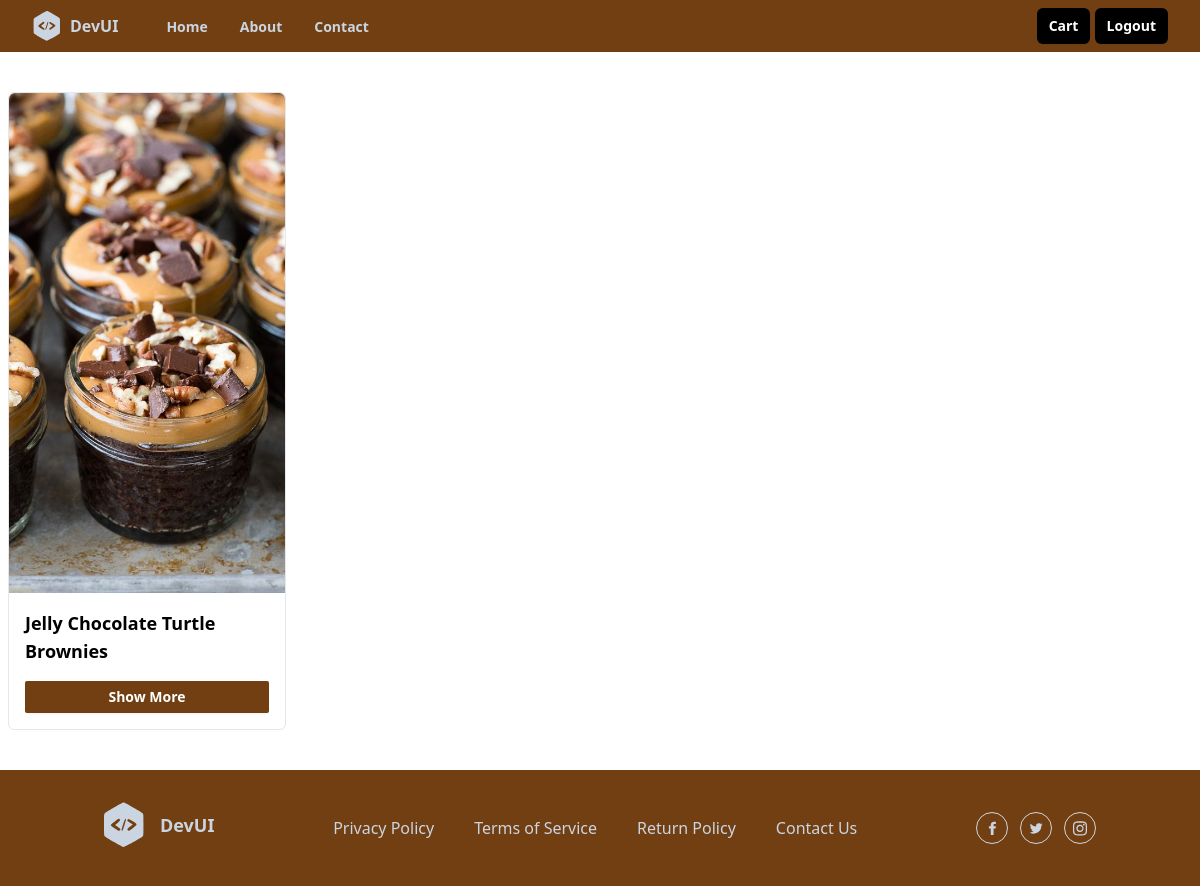
Page /cake/1/list/ on the earlier database version.
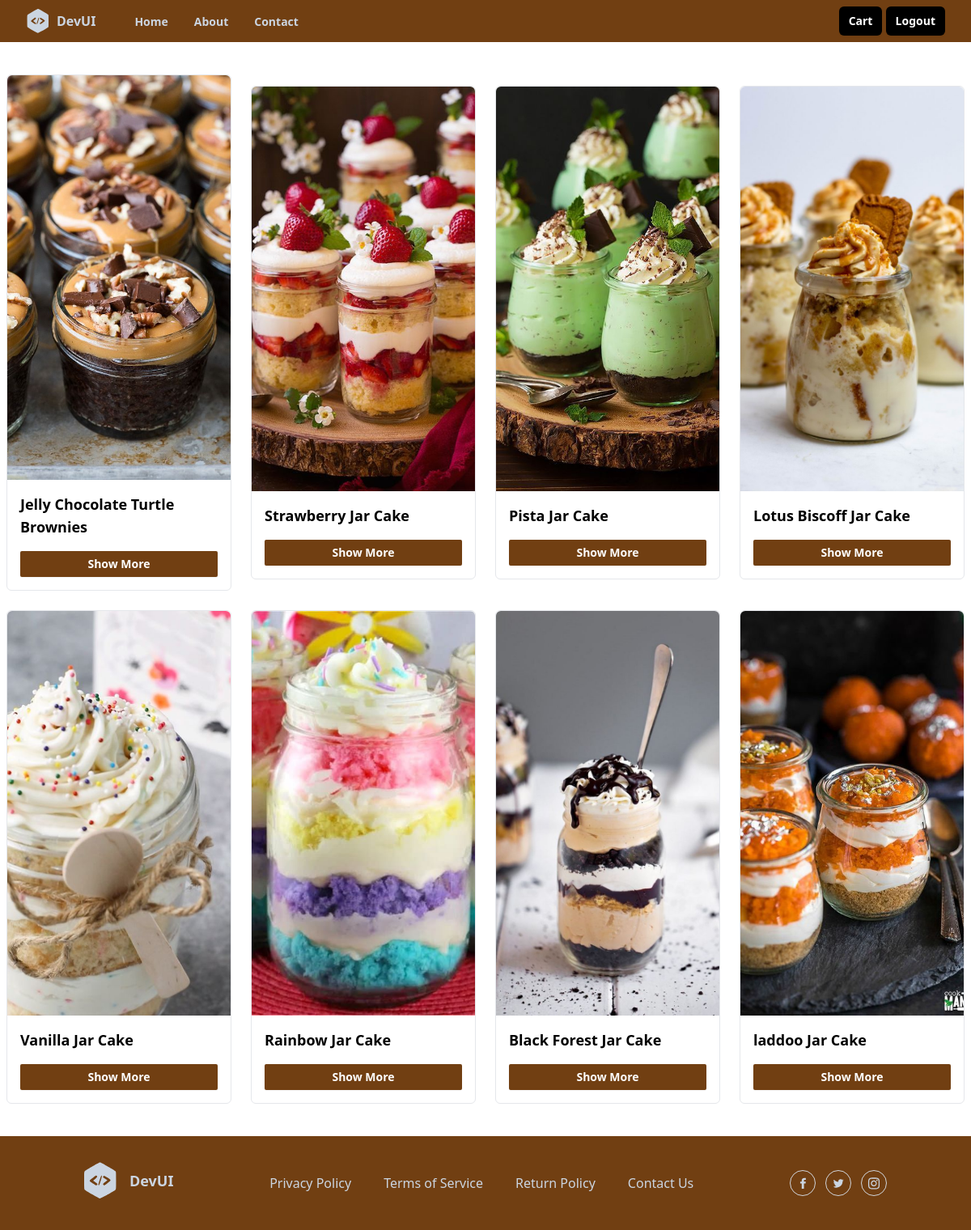
Same page on the later database version.
### shop/models.py (models this page shows, shortened)
class CakeVarient(models.Model):
    cake_object=models.ForeignKey(Cake,on_delete=models.CASCADE,related_name='cakeitem')
    flavour_object=models.ForeignKey(Flavour,on_delete=models.CASCADE,)
    category_object=models.ForeignKey(Category,on_delete=models.CASCADE,name="cakecategory")
    image=models.ImageField(upload_to="cake_images",default="default.jpg",null=True,blank=True)
    shape_opt=(
        ("Square","Square"),
        ("Rectangle","Rectangle"),
        ("Heart","Heart"),
        ("Round","Round"),
        ("Custom","Custom"),
   )
    shape=models.CharField(max_length=150,choices=shape_opt,default="custom")
    weight_opt=(
        ("250gm","250gm"),
        ("500gm","500gm"),
        ("1kg","1kg"),
        ("1.5kg","1.5kg"),
        ("2kg","2kg"),
        ("Custom","Custom"),
    )
    weight=models.CharField(max_length=150,choices=weight_opt,default="500")
    price=models.PositiveIntegerField()
    created_date=models.DateTimeField(auto_now_add=True)
    updated_date=models.DateTimeField(auto_now=True)
    is_active=models.BooleanField(default=True)

class Cake(models.Model):
    name=models.CharField(max_length=150,unique=True)
    Occasion_object=models.ManyToManyField(Occasion)
    created_date=models.DateTimeField(auto_now_add=True)
    updated_date=models.DateTimeField(auto_now=True)
    is_active=models.BooleanField(default=True)

### shop/views.py (the view)
# urls.py: path("cake/<int:pk>/list/",views.CategoryListView.as_view(),name="Category-item-list"),
class CategoryListView(View):
    def get(self,request,*args,**kwargs):
        id=kwargs.get("pk")
        qs=CakeVarient.objects.filter(cakecategory=id)
        return render (request,"category_item_list.html",{"data":qs})

### shop/templates/category_item_list.html
{%extends 'base.html'%}
{%block main_block%}
  <div class="mx-auto grid w-full max-w-7xl items-center space-y-4 px-2 py-10 md:grid-cols-2 md:gap-6 md:space-y-0 lg:grid-cols-4">
    {%for d in data%}
    <div class="rounded-md border">
      <img
      src="{{d.image.url}}"
      alt="cake"
      class="md:w-[400px] md:h-[500px] w-full rounded-t-md object-cover "
    />
      <div class="p-4">
        <h1 class="inline-flex items-center text-lg font-semibold">
          {{d.cake_object.name}}
        </h1>
        <button
          type="button"
          class="mt-4 w-full rounded-sm bg-yellow-900 px-2 py-1.5 text-sm font-semibold text-white shadow-sm hover:bg-yellow-900/80 focus-visible:outline focus-visible:outline-2 focus-visible:outline-offset-2 focus-visible:outline-black"
        >
        <a href="{%url 'cake-details' d.id%}">
          Show More</a>
        </button>
      </div>
      </div>
      {%endfor%}
    </div>
{%endblock%}

### shop/templates/base.html (shortened to what this page needs)
<!DOCTYPE html>
{%load static%}
<html lang="en">
<head>
    <link rel="stylesheet" href="">
    <script src="https://cdn.tailwindcss.com"></script>
    <link rel="stylesheet" href="https://cdnjs.cloudflare.com/ajax/libs/font-awesome/6.5.1/css/all.min.css" />
</head>
<body>
    <div class="relative w-full bg-yellow-900">
        <div class="mx-auto flex max-w-7xl items-center justify-between px-4 py-2 sm:px-6 lg:px-8">
          <div class="inline-flex items-center space-x-2">
            <span>
            </span>
            <span class="font-bold text-slate-300">DevUI</span>
          </div>
          <div class="hidden grow items-start lg:flex">
            <ul class="ml-12 inline-flex space-x-8">
              <li>
                <a
                  href="#"
                  class="text-sm font-semibold text-slate-300"
                >
                  Home
                </a>
              </li>
              <li>
                <a
                  href="#"
                  class="text-sm font-semibold text-slate-300"
                >
                  About
                </a>
              </li>
              <li>
                <a
                  href="#"
                  class="text-sm font-semibold text-slate-300"
                >
                  Contact
                </a>
              </li>
            </ul>
          </div>
          <div class="hidden lg:block">
            <button
              type="button"
              class="rounded-md bg-black px-3 py-2 text-sm font-semibold text-white shadow-sm hover:bg-black/80 focus-visible:outline focus-visible:outline-2 focus-visible:outline-offset-2 focus-visible:outline-black "
            >Cart
            </button>
            <button
              type="button"
              class="rounded-md bg-black px-3 py-2 text-sm font-semibold text-white shadow-sm hover:bg-black/80 focus-visible:outline focus-visible:outline-2 focus-visible:outline-offset-2 focus-visible:outline-black "
            >
            <a href="{% url 'signout' %}"> Logout</a>
            </button>
          </div>
        </div>
      </div>
      {%block main_block%}
      {%endblock%}
    <section class="relative overflow-hidden bg-yellow-900 py-8">
        <div class="container relative z-10 mx-auto px-4">
          <div class="-m-8 flex flex-wrap items-center justify-between">
            <div class="w-auto p-8">
              <a href="#">
                <div class="inline-flex items-center">
                  <span class="ml-4 text-lg font-bold text-slate-300">DevUI</span>
                </div>
              </a>
            </div>
            <div class="w-auto p-8">
              <ul class="-m-5 flex flex-wrap items-center">
                <li class="p-5">
                  <a class="font-medium text-slate-300" href="#">
                    Privacy Policy
                  </a>
                </li>
                <li class="p-5">
                  <a class="font-medium text-slate-300" href="#">
                    Terms of Service
                  </a>
                </li>
                <li class="p-5">
                  <a class="font-medium text-slate-300" href="#">
                    Return Policy
                  </a>
                </li>
                <li class="p-5">
                  <a class="font-medium text-slate-300" href="#">
                    Contact Us
                  </a>
                </li>
              </ul>
            </div>
            <div class="w-auto p-8">
              <div class="-m-1.5 flex flex-wrap">
                <div class="w-auto p-1.5">
                  <a href="#">
                    <div class="flex h-8 w-8 items-center justify-center rounded-full border border-gray-300 text-slate-300">
                    </div>
                  </a>
                </div>
                <div class="w-auto p-1.5">
                  <a href="#">
                    <div class="flex h-8 w-8 items-center justify-center rounded-full border border-gray-300 hover:border-gray-400">
                    </div>
                  </a>
                </div>
                <div class="w-auto p-1.5">
                  <a href="#">
                    <div class="flex h-8 w-8 items-center justify-center rounded-full border border-gray-300 hover:border-gray-400">
                    </div>
                  </a>
                </div>
              </div>
            </div>
          </div>
        </div>
      </section>
</body>
</html>

Differences in the rows shown:
added CakeVarient: image (picture), cake_object.name "Strawberry Jar Cake"
added CakeVarient: image (picture), cake_object.name "Pista Jar Cake"
added CakeVarient: image (picture), cake_object.name "Lotus Biscoff Jar Cake"
added CakeVarient: image (picture), cake_object.name "Vanilla Jar Cake"
added CakeVarient: image (picture), cake_object.name "Rainbow Jar Cake"
added CakeVarient: image (picture), cake_object.name "Black Forest Jar Cake"
added CakeVarient: image (picture), cake_object.name "laddoo Jar Cake"
